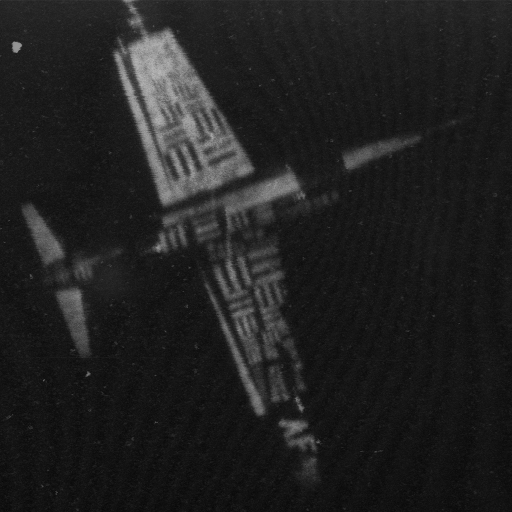
#> input picture 实验四/7.2.01.tiff, 1024 x 1024 px (shown at 1/2 size)
$ python '直方图均衡化.py'
#> lines starting #> are read from the running program, lines starting #| are printed output that depends on the picture
from cv2 import cv2 as cv
from matplotlib import pyplot as plt

if __name__ == '__main__':
    im = cv.imread('7.2.01.tiff')
#> im is the input picture: shape (1024, 1024, 3); min 4, max 192, mean 32.5
    im = cv.resize(im, (265, 265))
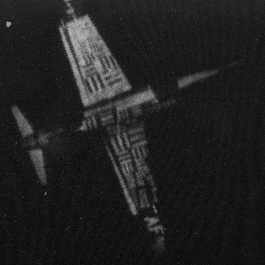
#> im: shape (265, 265, 3); min 7, max 184, mean 32.4
    im = cv.cvtColor(im, cv.COLOR_RGB2GRAY)  # 将图片转为灰度图像
#> im: shape (265, 265)
    plt.hist(im.flatten(), 256)  # 使用plt生成直方图

    im1 = cv.equalizeHist(im)  # 对原图进行直方图均衡化
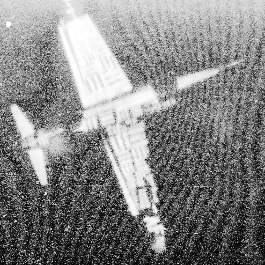
#> im1: shape (265, 265); min 0, max 255, mean 131.8

    plt.hist(im1.flatten(), 256)  # 使用plt生成直方图
    plt.show()  # 使用matplotlib显示直方图
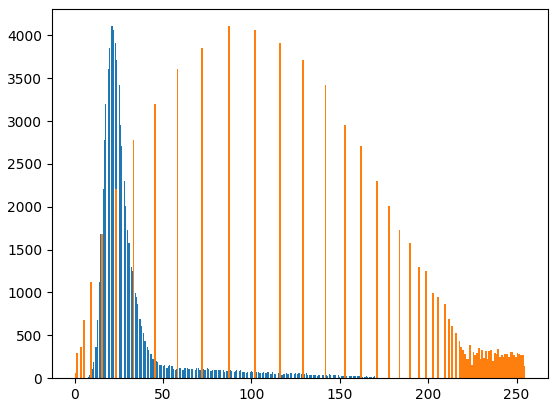
#> figure drawn by matplotlib, 1 panel; tallest bar 4106 high, from x = 20.83 to 21.52; tallest bar 4106 high, from x = 86.66 to 87.66

    cv.imshow('before', im)
    cv.imshow('after', im1)
    cv.waitKey(0)
